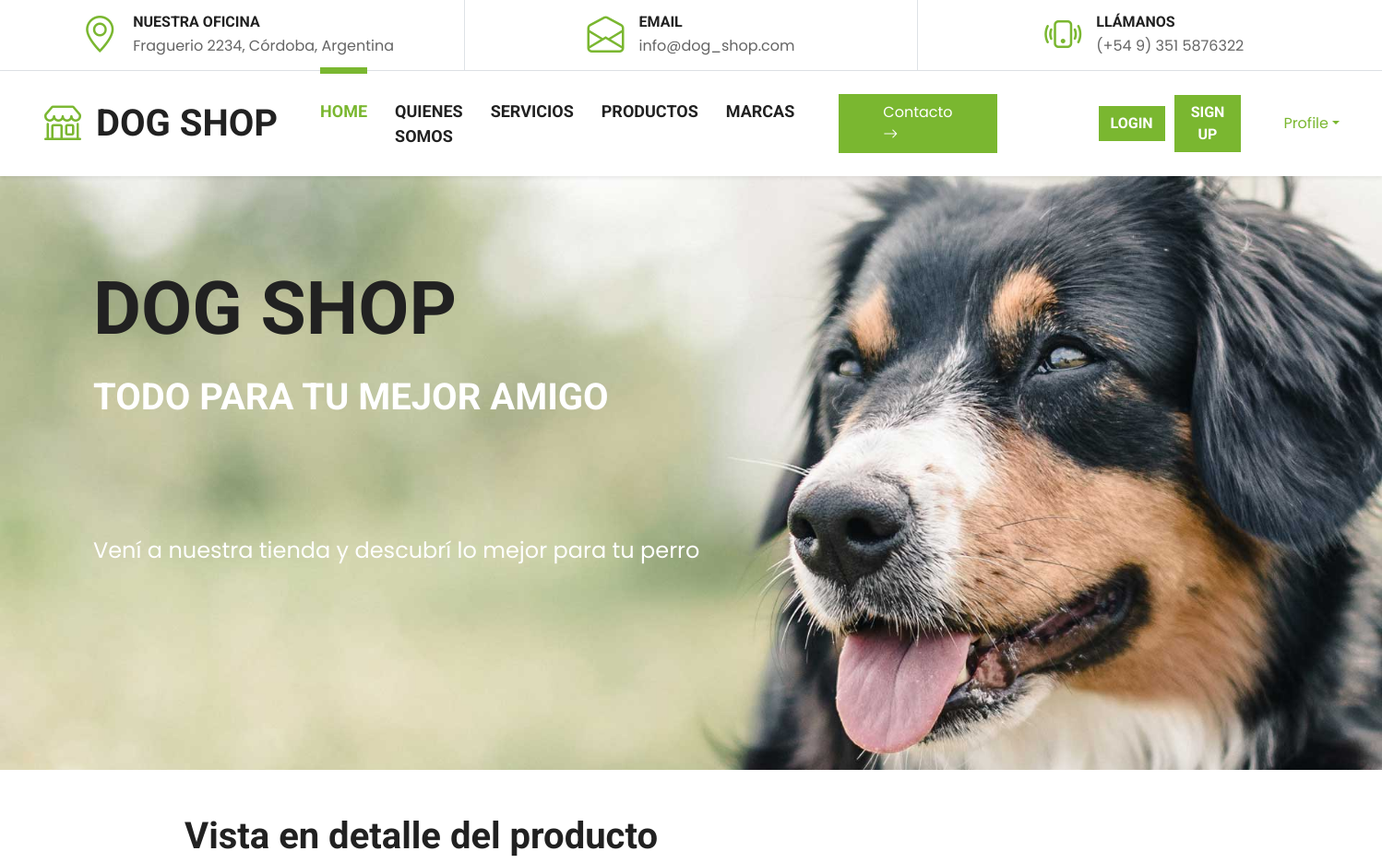
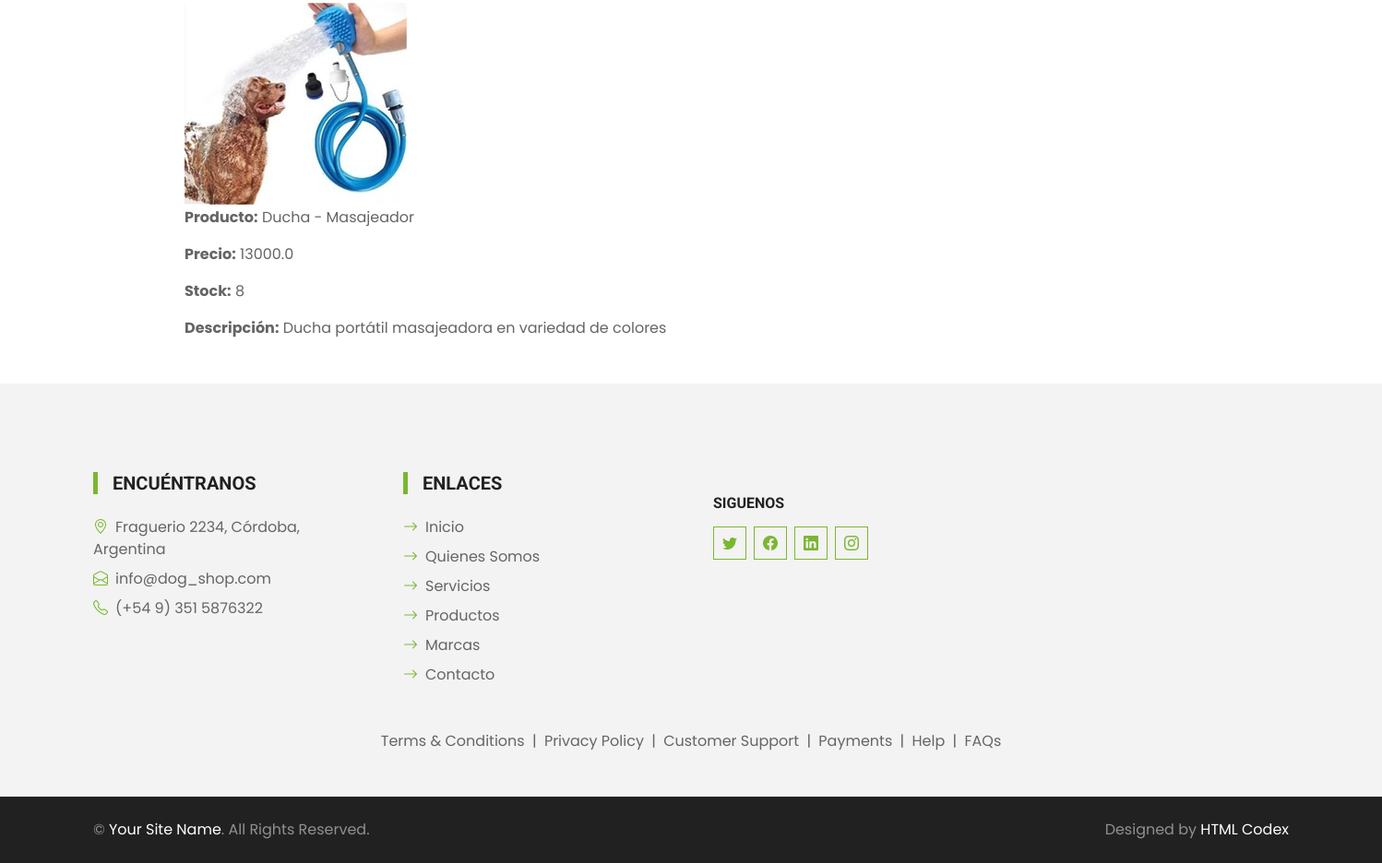
Screenshot of /dog_shop/detalleProductos/3/ with the database file from the repository (2 pictures, top to bottom).
### dog_shop/models.py (models this page shows, shortened)
class Producto(models.Model):
    nombre = models.CharField(max_length=50)
    precio = models.FloatField()
    stock = models.IntegerField()
    descripcion = models.CharField(max_length=1000)
    imagen = models.ImageField(upload_to= 'productos', null =True, blank=True)

### dog_shop/views.py (the view)
# urls.py: path('detalleProductos/<int:id>/', detalleProductos, name= "DetalleProductos"),
def detalleProductos(request, id):
    producto = Producto.objects.get(id = id)
    return render(request, "detalleProducto.html", {"producto": producto})

### dog_shop/Templates/detalleProducto.html
{% extends 'base.html' %}
{% load static %}
{% block contenido_que_cambia %}
<div style="margin-left: 200px;" >
    <h1>Vista en detalle del producto</h1>
    <img src="{{producto.imagen.url}}" alt="producto">
    <p>
        <strong>Producto:</strong> {{producto.nombre}}
    </p>
    <p>
        <strong>Precio:</strong> {{producto.precio}}
    </p>
    <p>
        <strong>Stock:</strong> {{producto.stock}}
    </p>
    <p>
        <strong>Descripción:</strong> {{producto.descripcion}}
    </p>
</div>
{% endblock contenido_que_cambia %}

### dog_shop/static/css/style.css (style rules this page uses)
:root { --primary: #7AB730; --secondary: #FFD33C; --light: #F3F3F3; --dark: #212121; }

### rows the page displays
Producto: imagen (picture), nombre "Ducha - Masajeador", precio "13000.0", stock "8", descripcion "Ducha portátil masajeadora en variedad de colores"
